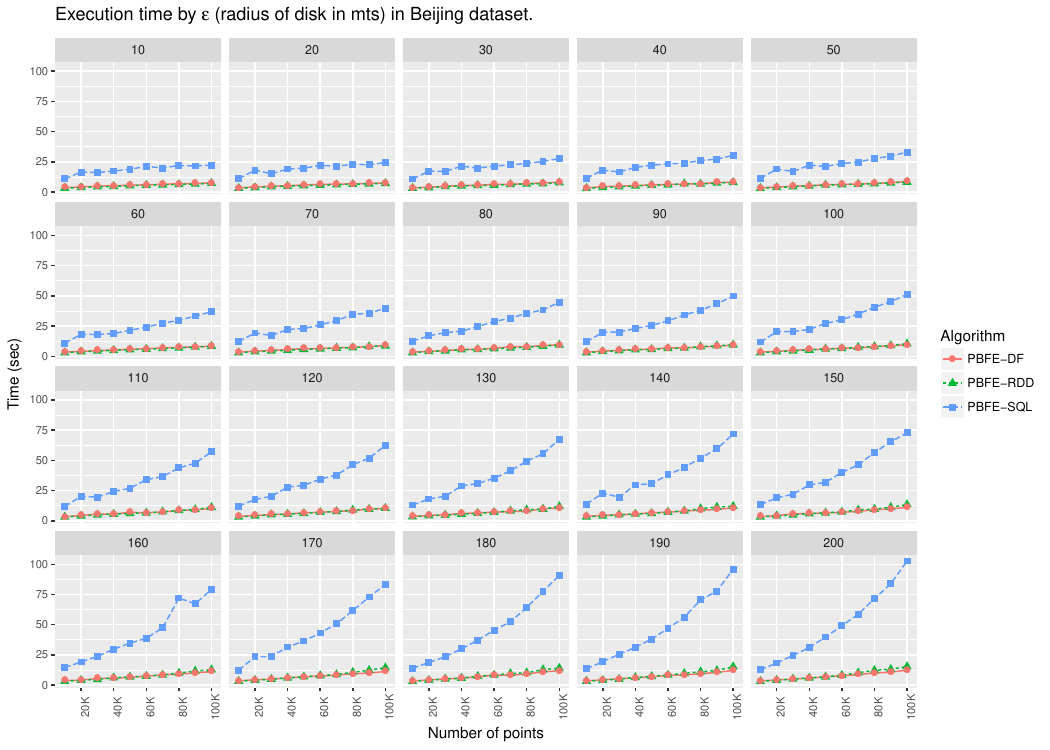

Recreate this plot in R.
library(ggplot2)

data <- read.csv("Beijing_PBFE2vsPBFE3vsPBFE4_N10K-100K_E10-200.csv", header = F)

data <- data[,c(1,2,3,5)]
names(data) = c("Algorithm","Epsilon", "Dataset", "Time")
reorder = paste0(seq(10,100,10),"K")
data$Dataset = factor(data$Dataset, levels = reorder)

title=expression(paste("Execution time by ",epsilon," (radius of disk in mts) in Beijing dataset."))
g = ggplot(data=data, aes(x=factor(Dataset), y=Time, group=Algorithm, colour=Algorithm, shape=Algorithm)) +
  geom_line(aes(linetype=Algorithm)) +
  geom_point(size=2) +
  labs(title=title,y="Time (sec)") + 
  scale_x_discrete("Number of points", breaks=c("20K","40K","60K","80K", "100K")) +
  theme(axis.text.x=element_text(size=8, angle=90),axis.text.y=element_text(size=8)) +
  facet_wrap(~Epsilon)

pdf("Beijing_PBFE2vsPBFE3vsPBFE4_N10K-100K_E10-200.pdf", width = 10.5, height = 7.5)
plot(g)
dev.off()